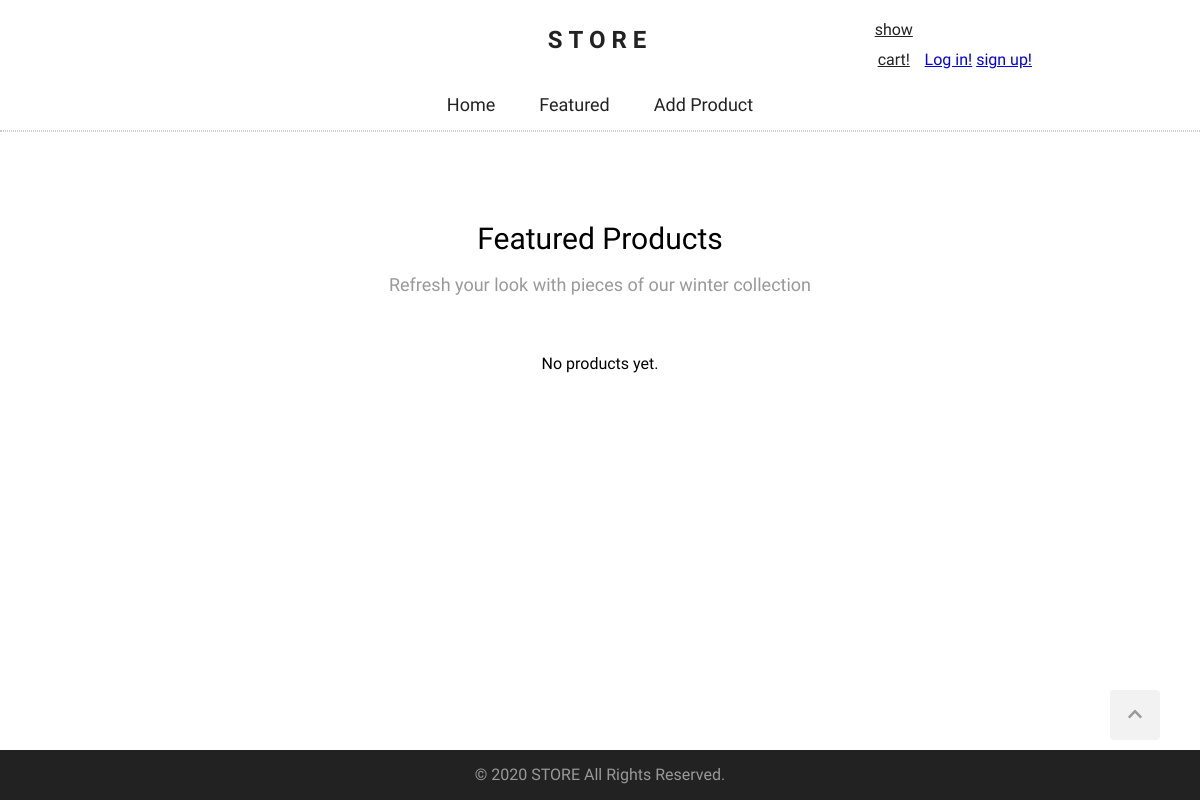
Before: /products/ with the older database file.
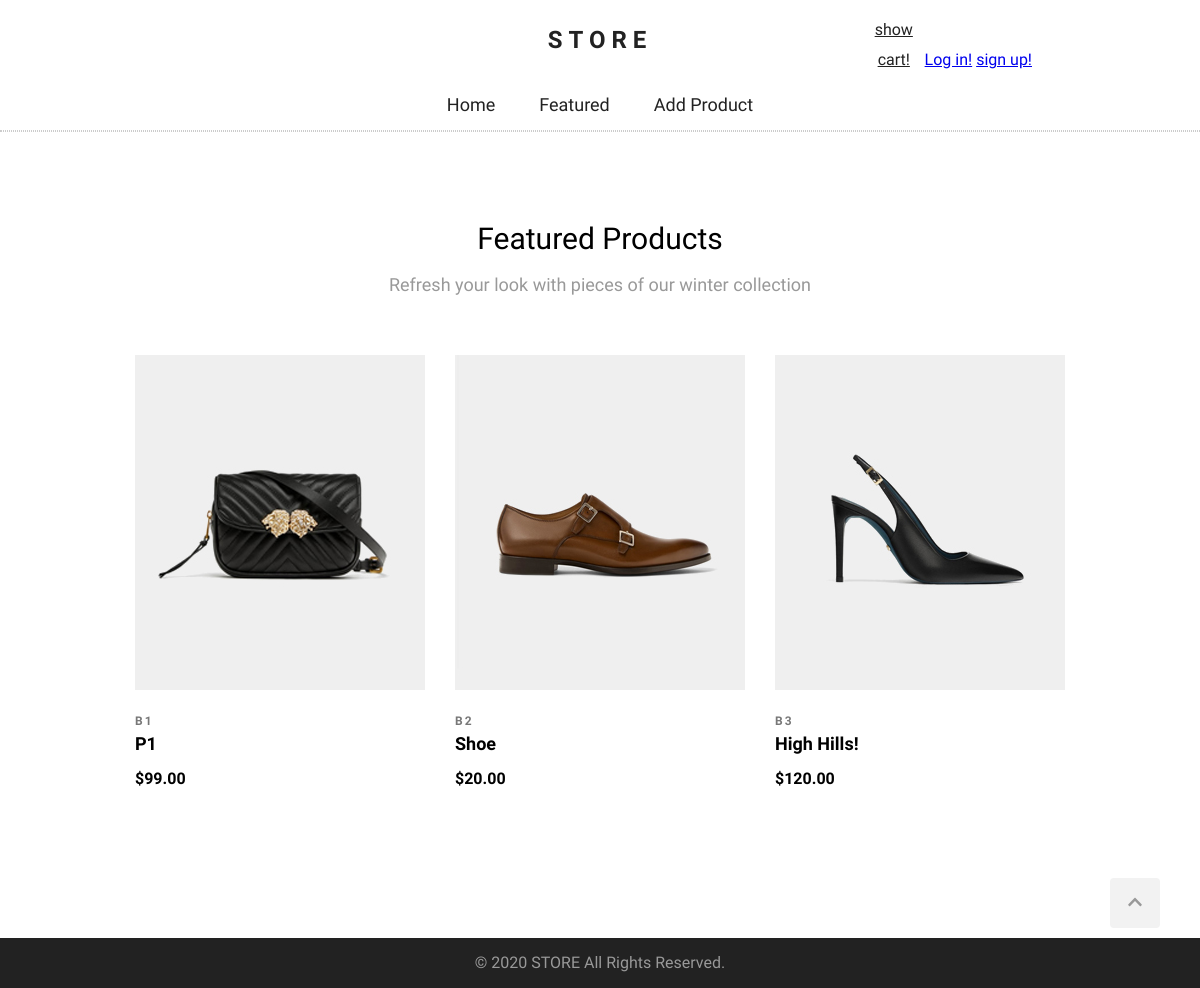
After: the same page with the newer database file.
### products/models.py (models this page shows, shortened)
class Product(models.Model):
    title = models.CharField(max_length=100)
    description = models.TextField(max_length=500, blank=True, null=True)
    price = models.PositiveIntegerField()
    created_at = models.DateTimeField(auto_now_add=True)
    brand = models.CharField(max_length=100)
    image = models.ImageField(upload_to='products', null=True)
    def get_absolute_url(self):
        return reverse('product_details', args=(self.id,))

### products/views.py (the view)
# urls.py: path('products/', products_list, name='products_list'),
def products_list(request):
    products = Product.objects.all()
    params = {'products': products}
    return render(request, 'products/products-list.html', params)

### templates/products/products-list.html (shortened to what this page needs)
{% extends 'base.html' %}
{% block content %}
<section id="featured-products">
    <h2 class="section-headline">Featured Products</h2>
    <p class="section-description">
        Refresh your look with pieces of our winter collection
    </p>
    <div class="products-wrapper clearfix">
        {% for product in products %}
        <div class="product">
            <div class="product-img">
                <img src="{{product.image.url}}" alt="">
            </div>
            <div class="product-description">
                <div class="product-brand">{{ product.brand | capfirst }}</div>
                <a class="product-name" href="{{product.get_absolute_url}}">{{ product.title | capfirst }}</a>
                <div class="product-price">${{ product.price | floatformat:2 }}</div>
            </div>
        </div>
        {% empty %}
        <p>No products yet.</p>
        {% endfor %}
    </div>
</section>
{% endblock %}

### templates/base.html (shortened to what this page needs)
{% load static %}
<!DOCTYPE html>
<html lang="en">
<head>
    <link rel="stylesheet" href="{% static 'css/normalize.css' %}" />
    <link rel="stylesheet" href="{% static 'css/style.css' %}" />
</head>
<body>
    <div class="wrapper">
        <header>
            <h1 id="logo">
                <a href="{% url 'home' %}">STORE</a>
            </h1>
            <nav>
                <ul class="navbar">
                    <li><a href="{% url 'home' %}">home</a></li>
                    <li><a href="{% url 'home' %}">featured</a></li>
                    <li><a href="{% url 'product_add' %}">add product</a></li>
                </ul>
            </nav>
            <div id="controls">
                <div id="cart">
                        <a style="display: inline-block;" href="{% url 'cart' %}">show cart!</a>
                </div>
                {% if user.is_authenticated %}
                        <h5 style="display: inline-block;">Hi, {{user.username}}</h5>
                        <a style="display: inline-block;" href="{% url 'logout' %}">Log out!</a>
                {% else %}
                    <a style="display: inline-block;" href="{% url 'login' %}">Log in!</a>
                    <a style="display: inline-block;" href="{% url 'signup' %}">sign up!</a>
                {% endif %}
            </div>
        </header>
        <main>
            {% block content %} {% endblock %}
        </main>
    </div>
    <footer>
        <a href="#" id="scroll-up">
            <i class="fas fa-chevron-up"></i>
        </a>
        <p>&copy; 2020 STORE All Rights Reserved.</p>
    </footer>
</body>
</html>
</html>

### static/css/style.css (style rules this page uses)
html { scroll-behavior: smooth; }
body { margin: 0; font-family: 'Questrial', sans-serif; }
.wrapper { min-height: calc(100vh - 50px); }
.clearfix::after { content: ""; display: block; clear: both; }
header { height: auto; border-bottom: 1px dotted #ccc; }
#logo { text-align: center; font-family: 'Domine', serif; font-size: 24px; letter-spacing: 6px; line-height: 80px; margin: 0; }
#logo a { color: #222; text-decoration: none; }
#controls { position: absolute; top: 15px; right: 14%; }
#controls #cart { position: relative; display: inline-block; width: 30px; line-height: 30px; text-align: center; cursor: pointer; margin-right: 16px; }
#controls #cart a { color: #222; }
.navbar { list-style: none; margin: 0; padding: 0; text-align: center; border-bottom: 1px dotted #ccc; }
.navbar li { display: inline-block; }
.navbar a { display: block; padding: 0 20px; text-decoration: none; text-transform: capitalize; font-size: 18px; color: #222; line-height: 50px; transition-duration: .3s; }
main { max-width: 960px; text-align: center; margin: 90px auto 90px auto; }
.section-headline { font-size: 30px; font-weight: normal; margin: 0; }
.section-description { color: #999; font-size: 18px; }
.products-wrapper { margin: 60px 0 60px 0; }
.product { width: 290px; margin: 0 15px 60px; float: left; position: relative; }
.product-description { text-align: left; }
.product-brand { font-size: 12px; font-weight: 600; letter-spacing: 2px; color: #787878; text-transform: uppercase; margin: 25px 0 5px; }
.product-img { position: relative; overflow: hidden; background: #efefef; background-image: url("image-not-found.svg"); background-repeat: no-repeat; background-position: center; background-size: 30%; width: 290px; height: 335px; }
.product-img img { width: 290px; height: 335px; box-sizing: border-box; transition-duration: .4s; }
.product-name { font-size: 18px; font-weight: 600; text-decoration: none; text-transform: capitalize; color: #000; }
.product-price { margin-top: 15px; font-weight: 700; }
footer { background-color: #222; height: 50px; color: #999; text-align: center; line-height: 50px; }
footer p { margin: 0; }
#scroll-up { width: 50px; height: 50px; background-color: #f2f2f2; bottom: 60px; right: 40px; position: fixed; border-radius: 4px; cursor: pointer; color: #999; }

Changed rows visible on the page:
added Product: image (picture), brand "B1", title "P1", price "99.00"
added Product: image (picture), brand "B2", title "Shoe", price "20.00"
added Product: image (picture), brand "B3", title "High Hills!", price "120.00"
Other visible differences:
text no longer shown: "No products yet."
